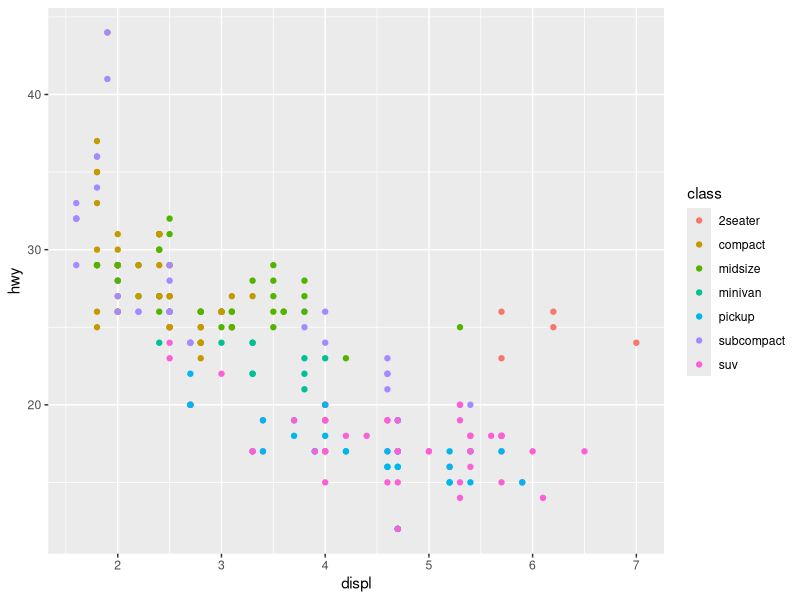
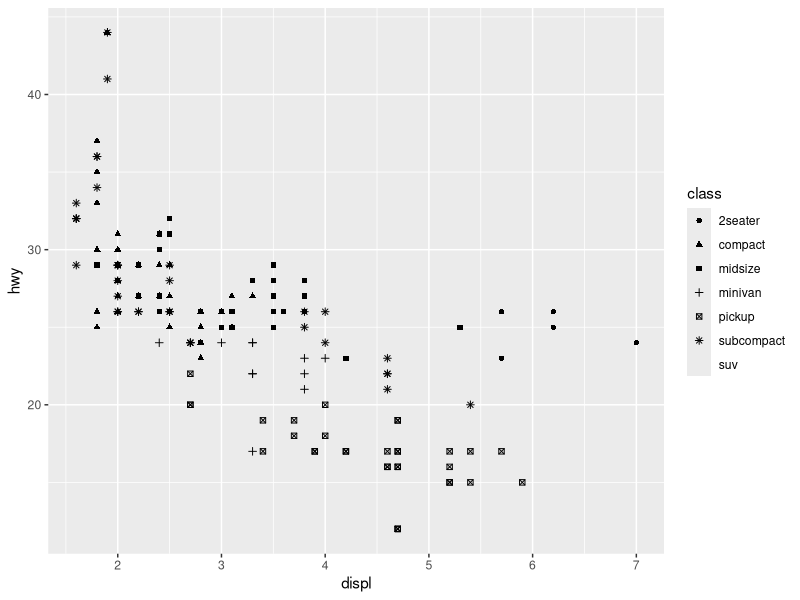
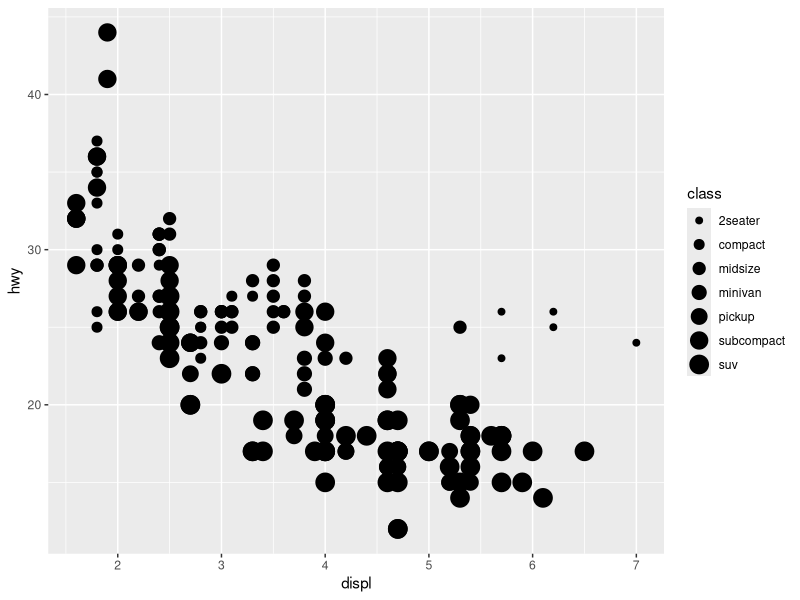
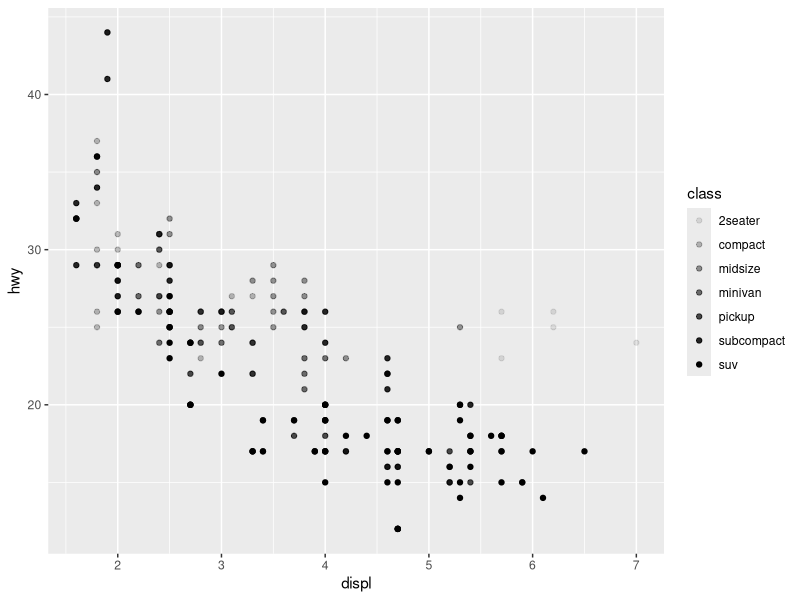
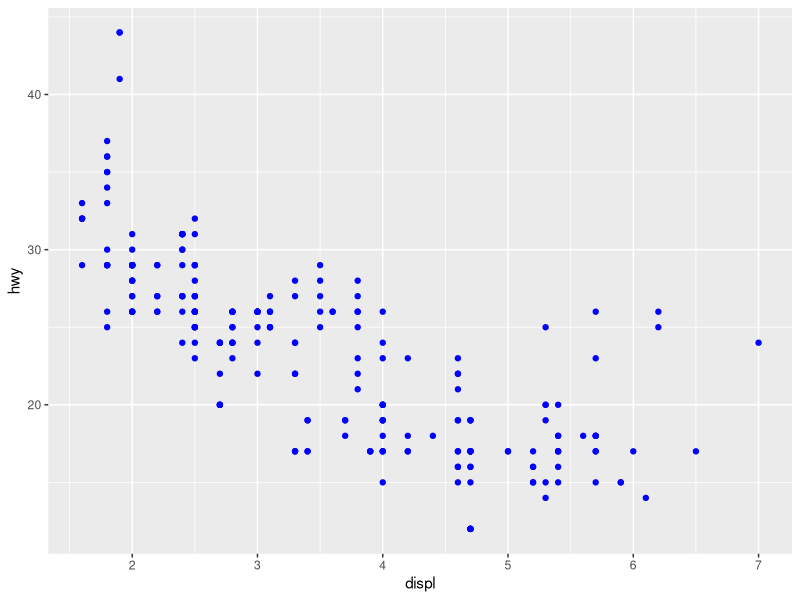
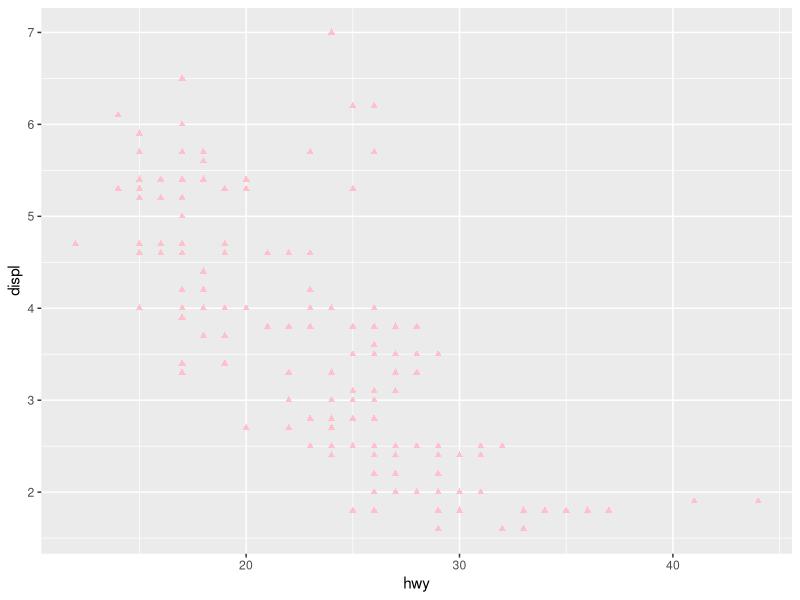
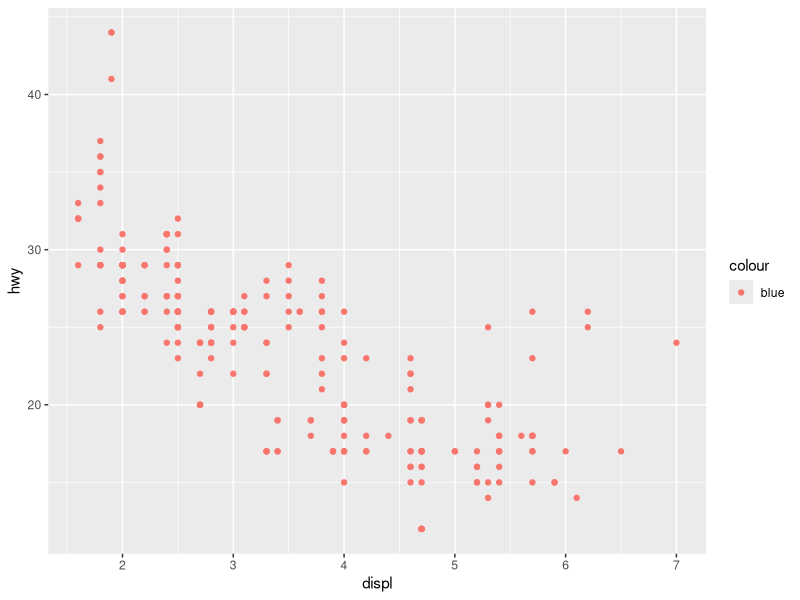
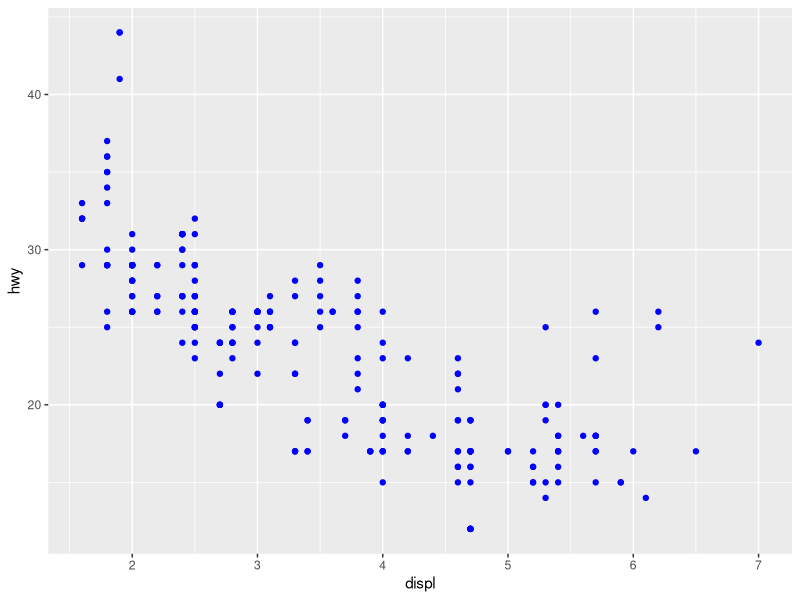

Generate these figures, in order, with R:
#####################################
###                               ###
###         Capítulo 9            ###
###            Capas              ### 
###                               ###
#####################################

library(tidyverse)

mpg # produce:
# A tibble: 234 × 11
#  manufacturer model     displ  year   cyl trans drv     cty   hwy fl   
#  <chr>        <chr>     <dbl> <int> <int> <chr> <chr> <int> <int> <chr>
#1 audi         a4          1.8  1999     4 auto… f        18    29 p    
#2 audi         a4          1.8  1999     4 manu… f        21    29 p    
#3 audi         a4          2    2008     4 manu… f        20    31 p    
#4 audi         a4          2    2008     4 auto… f        21    30 p    
# NOTA: el marco de datos mpg tiene 234 observaciones o filas sobre
# 38 modelos de automóviles
#View(mpg) # produce: a new window with dataframe

# Entre las variables de mpg tenemos:
# 1. displ: Cilindrada del coche en litros. Variable numérica
# 2. hwy: Eficiencia de combustible de un auto en carretera. En millas
#    por galón (mpg). Un auto con baja eficiencia de combustible 
#    consume más combustible al recorrer la misma distancia queun auto 
#    con alta eficiencia. Variable numérica
# 3. class: tipo de coche, es una variable categórica.

# Relación entre displ y hwy para varios class tipos de autos
ggplot(mpg, aes(x = displ, y = hwy, color = class)) + 
  geom_point()
# Significa que un auto con mayor cilindrada (displ) tiene menor 
# eficiencia de combustible (hwy)
ggplot(mpg, aes(x = displ, y = hwy, shape = class)) + 
  geom_point()
# Cuando class se asigna a shape se obtienen dos advertencias:
# 1: La paleta de formas puede manejar un máximo de 6 valores 
# discretos porque más de 6 se vuelve difícil de discriminar; usted 
# tiene 7.
# 2: Se eliminaron 62 filas que contenían valores faltantes 
# (geom_point()). Son 62 filas que se eliminaron porque contenían
# el séptimo tipo de auto, suv que no se grafica.

# Diagrama de dispersión con puntos de tamaños diferentes
ggplot(mpg, aes(x = displ, y = hwy, size = class)) + 
  geom_point() # produce:
# Using size for a discrete variable is not advised. 
# Diagrama de dispersión con puntos grises de opacidad distinta
ggplot(mpg, aes(x = displ, y = hwy, alpha = class)) + 
  geom_point() # produce:
# Using alpha for a discrete variable is not advised. 

# Lograr que todos los puntos sean azules
ggplot(mpg, aes(x = displ, y = hwy)) + 
  geom_point(color = "blue")

########################
###
### 9.2.1 Ejercicios
###
########################

# 1. Crea un diagrama de dispersión de hwyvs  displdonde los puntos 
# estén rellenos de rosa en los triángulos.
ggplot(mpg, aes(x = hwy, y = displ)) + 
  geom_point(shape = "triangle", color = "pink")

# 2. ¿Por qué el siguiente código no generó un gráfico con puntos azules?
ggplot(mpg) + 
  geom_point(aes(x = displ, y = hwy, color = "blue"))
# El color específico debe establecerse por fuera del mapeo estético
# Debe ser algo como: 
ggplot(mpg, aes(x = displ, y = hwy)) +
  geom_point(color = "blue")

# 3. ¿Qué strokehace la estética? ¿Con qué formas funciona? (Pista: 
# usa ?geom_point)
?geom_point
# Parecería que stroke controla el ancho de los puntos
ggplot(mpg, aes(x = displ, y = hwy, stroke = 0.5)) +
  geom_point()

# 4. ¿Qué ocurre si asignas una estética a algo distinto del nombre 
# de una variable, como aes(color = displ < 5)? Ten en cuenta que 
# también deberás especificar x e y.
ggplot(mpg, aes(x = displ, y = hwy, color = displ < 5)) +
  geom_point()
# Es interesante que si se le asigna una condición a una estética,
# esta estética cambia según la categoría TRUE y FALSE

# Crear un diagrama de dispersión 
ggplot(mpg, aes(x = displ, y = hwy)) +
  geom_point()
# Crear una linea suave
ggplot(mpg, aes(x = displ, y = hwy)) +
  geom_smooth()
# Crear un diagrama de dispersión y una línea suave
ggplot(mpg, aes(x = displ, y = hwy)) +
  geom_point() + 
  geom_smooth()

# Separar las líneas suaves según la variable drv (tipo de tracción)
ggplot(mpg, aes(x = displ, y = hwy, shape = drv)) +
  geom_smooth()
# Lo que resulta un poco extraño

# Separar las líneas suaves según la variable drv (tipo de tracción)
# Y mostrarlas como tiós de líneas diferentes
ggplot(mpg, aes(x = displ, y = hwy, linetype = drv)) +
  geom_smooth()
# Aquí ya aparece el tipo de transimisión f para transmisión delantera,
# (o front) , r para transmisión trasera, y 4 para transmisión en 
# las 4 llantas

# Se puede clarificar con el siguiente gráfico
ggplot(mpg, aes(x = displ, y = hwy, color = drv)) +
  geom_point() +
  geom_smooth(aes(linetype = drv))
# Esto también sería aceptable
ggplot(mpg, aes(x = displ, y = hwy, color = drv)) +
  geom_point() +
  geom_smooth(aes(shape = drv))
# Pero sería lo mismo que no poner nada en geom_smooth
ggplot(mpg, aes(x = displ, y = hwy, color = drv)) +
  geom_point() +
  geom_smooth()

# Se puede agrupar e distintas líneas suaves
ggplot(mpg, aes(x = displ, y = hwy)) +
  geom_smooth(aes(group = drv))
# El problema con la estética group es que no pone leyendas así que
# no se sabe a que nos referimos
#Por eso se podría agrupar con la estética linetype
ggplot(mpg, aes(x = displ, y = hwy)) +
  geom_smooth(aes(linetype = drv))
# Aquí vemos que ya se pueden ver las leyendas del tipo de tracción
# f, r y 4
# También la estética color es una buena opción si se necesita ver las 
# leyendas:
ggplot(mpg, aes(x = displ, y = hwy)) +
  geom_smooth(aes(color = drv))

# Mostrar diferentes estéticas en distintas capas
ggplot(mpg, aes(x = displ, y = hwy)) +
  geom_point(aes(color = class)) +
  geom_smooth()

ggplot(mpg, aes(x = displ, y = hwy)) +
  geom_point() +
  geom_point(
    data = mpg |> filter(class == "2seater" ), # esto es como decir:
           # filter(mpg, class == "2seater")
    color = "red"
  ) + # Hasta aquí se dibuja una capa con puntos rojos para la class
      # "2seater"
  geom_point(
    data = mpg |> filter(class == "2seater" ),
    shape = "circle open", size = 3, color = "red"
  ) # Esta capa pone una capa adicional donde se dibujan unos circulos
    # abiertos (relleno transparente y borde rojo) de 3 pixeles sobre los
    # puntos rojos de la anterior capa

?mpg
# hwy : millas por galón en carretera
# Mostrar histograma para hwy (millas por galón en carretera)
ggplot(mpg, aes(x = hwy)) +
  geom_histogram(binwidth = 2)
# revela que la distribución del kilometraje en carretera es bimodal
# Mostrar gráfico de densidad para hwy (millas por galón en carretera)
ggplot(mpg, aes(x = hwy)) +
  geom_density()
# revela que la distribución del kilometraje en carretera es bimodal
# Mostrar diagrama de caja para hwy (millas por galón en carretera)
ggplot(mpg,aes(x = hwy)) +
  geom_boxplot()
# revela que hay dos valores atípicos

# Mostrar gráfico de crestas (densidad) según tipo de tracción
library(ggridges)
ggplot(mpg, aes(x = hwy, y = drv, color = drv, fill = drv)) +
  geom_density_ridges(alpha = 0.5)
  #geom_density_ridges(alpha = 0.5, show.legend = FALSE)

########################
###
### 9.3.1 Ejercicios
###
########################

# 1. ¿Qué geometría usarías para dibujar un gráfico de líneas? 
# ¿Un diagrama de caja? ¿Un histograma? ¿Un gráfico de áreas?
# Gráfico de líneas : geom_smooth
# Diagrama de caja : geom_boxplot
# Histrograma : geom_histogram
# gráfico de áreas : geom_density (en las respuestas dice geom_area)

# 2. Anteriormente en este capítulo usamos show.legend sin explicarlo:
ggplot(mpg, aes(x = displ, y = hwy)) +
  #geom_smooth(aes(color = drv), show.legend = FALSE)
  geom_smooth(aes(color = drv))
# ¿Qué show.legend = FALSE hace aquí? ¿Qué pasa si lo eliminas? ¿Por 
# qué crees que lo usamos antes?
# Lo que hace la estética color es crear varias líneas de distintos 
# colores dependiendo del tipo de tracción (drv). Sin embargo por
# defecto el tipo de tracción y su color deben tener una leyeda 
# explicativa. Con show.legend = FALSE  esta leyenda desaparece.
# Si quito show.legend debería aparecer la leyenda con los 3 tipos de 
# tracción. Pienso que se usa para contrastar con la estética group
# que por defecto no muestra las leyendas de las diferente líneas
# que se muestran según el tipo de tracción.

# 3. ¿Qué pretende el se argumento geom_smooth()?
?geom_smooth() # se : Display confidence band around smooth
ggplot(mpg, aes(x = displ, y = hwy)) +
  #geom_smooth(aes(color = drv), show.legend = FALSE)
  geom_smooth(aes(color = drv, se = FALSE)) # asignando FALSE a se,
  # igual sigue mostrando el intervalo de confianza, no entiendo.

# 4. Recree el código R necesario para generar los siguientes 
# gráficos. Tenga en cuenta que siempre que se use una variable 
# categórica en el gráfico, es drv.
# a)
ggplot(mpg, aes(x = displ, y = hwy)) +
  geom_point() +
  geom_smooth()
# b) 
ggplot(mpg, aes(x = displ, y = hwy)) +
  geom_point() +
  geom_smooth(aes(group = drv))
# c)
ggplot(mpg, aes(x = displ, y = hwy, color = drv)) +
  geom_point() +
  geom_smooth()
# d)
ggplot(mpg, aes(x = displ, y = hwy)) +
  geom_point(aes(color = drv)) +
  geom_smooth()
# e)
ggplot(mpg, aes(x = displ, y = hwy)) +
  geom_point(aes(color = drv)) +
  geom_smooth(aes(linetype = drv))
# f) 
ggplot(mpg, aes(x = displ, y = hwy)) +
  geom_point(shape = "circle", color = "white", size = 5) +
  geom_point(aes(color = drv)) #+
  #geom_point(shape = "circle", color = "white")

# Mostrar el desplazamiento (displ) del motor relacionado con el 
# kilometraje por galón de gasolina en carretera (hwy), en 4 
# gráficos distintos según el número de cilindros 
ggplot(mpg, aes(x = displ, y = hwy)) +
  geom_point() +
  facet_wrap(~cyl) # cyl : número de cilindros
?mpg # cyl : significa número de cilindros

# Facetar con dos variables gracias a facet_grid
ggplot(mpg, aes(x = displ, y = hwy)) +
  geom_point() +
  facet_grid(drv ~ cyl)

# Facetar con dos variables pero liberar la escala (que no sea la 
# misma en x e y). 
ggplot(mpg, aes(x = displ, y = hwy)) +
  geom_point() +
  facet_grid(drv ~ cyl, scales = "free")

########################
###
### 9.4.1 Ejercicios
###
########################

# 1. ¿Qué pasa si se hace una faceta sobre una variable continua?
# Tal vez tome infinito números de cuadros. Sin embargo en la práctica
# parece que hay una faceta por cada valor único de la variable 
# continua. Así:
ggplot(mpg, aes(x = drv, y = cyl)) + 
  geom_point() +
  facet_wrap(~hwy)

# 2. ¿Qué significan las celdas vacías en el gráfico anterior 
# facet_grid(drv ~ cyl)? Ejecute el siguiente código. 
ggplot(mpg) + 
  geom_point(aes(x = drv, y = cyl))
# ¿Cómo se relacionan con el gráfico resultante?
# Gráfico anterior:
ggplot(mpg, aes(x = displ, y = hwy)) +
  geom_point() +
  facet_grid(drv ~ cyl)
# Significa que no hay, en la data, autos con tracción en las 4
# ruedas y 5 cilindros y tambpoco hay autos con tracción trasera
# de 4 y 5 cilindros.
# Este código
ggplot(mpg) + 
  geom_point(aes(x = drv, y = cyl))
# Muestra que drv y cyl no son variables continuas y todos los
# autos se acumulan en puntos muy específicos dónde se nota claramente
# que no hay autos de 7 cilindros, ni autos con tracción en las 4
# ruedas y 5 cilindros y tambpoco hay autos con tracción trasera
# de 4 y 5 cilindros.

# 3. ¿Qué gráficos crea el siguiente código? ¿Qué . hace?
ggplot(mpg) + 
  geom_point(aes(x = displ, y = hwy)) +
  facet_grid(drv ~ .) # Crea 3 facetas horizontales
  #facet_grid(~drv) # Crea 3 facetas verticales (por defecto)
# Crea varias facetas horizontales según el tipo de tracción. No sé
# que hace el punto. Pero el libro de soluciones dice que en este 
# caso el punto (.) significa no gacer facetas entre columnas. 
#
ggplot(mpg) + 
  geom_point(aes(x = displ, y = hwy)) +
  facet_grid(. ~ cyl) # crea 4 facetas verticales
  #facet_grid(~cyl) # también crea 4 facetas verticales
# Crea varias facetas verticales; el libro de soluciones dice que
# el punto significa no hacer facetas entre filas.
# Es decir, el punto parece que significa mantener todo junto

# 4. Tomemos la primera gráfica facetada de esta sección:
ggplot(mpg) + 
  geom_point(aes(x = displ, y = hwy)) + 
  facet_wrap(~ cyl, nrow = 2)
# ¿Cuáles son las ventajas de usar facetas en lugar de la estética 
# del color? ¿Cuáles son las desventajas? ¿Cómo podría cambiar el 
# equilibrio si se tuviera un conjunto de datos más grande?
ggplot(mpg, aes(color = cyl)) + 
  geom_point(aes(x = displ, y = hwy))
# El problema es que hay un número espcífico de número de cilindros
# sólo (4, 5, 6 y 8) pero la estética de color pinta como si cyl
# fuera una variable continua (decimales infinitos) pero en la realidad
# cyl es más como una categoría. enotnces la estética de colores
# es un poco confusa, en cambio las facetas son 4 bien limitadas.
# Yo no veo desventajas, pero el libro dice que la desventaja es
# que no se pueden comparar las clases entre si cuando están en 
# gráficos separados.
# Esta es un opción combinada pero igual sigue facetada y no mitiga 
# el problema de que es difícil comparar al mismo tiempo:
ggplot(mpg) + 
  geom_point(aes(x = displ, y = hwy, color = cyl)) + 
  facet_wrap(~ cyl, nrow = 2)
# La opción del libro es, sin facetas, resaltar solo un valor en cada
# capa. Misolución sería esto:
ggplot(mpg, aes(x = displ, y = hwy)) + 
  geom_point(color = "gray") +
  geom_point(
    data = mpg |> filter(cyl == 6),
    color = "red"
  ) +
  geom_point(
    data = mpg |> filter(cyl == 8),
    color = "green"
  ) +
  geom_point(
    data = mpg |> filter(cyl == 4),
    color = "black"
  )+
  geom_point(
    data = mpg |> filter(cyl == 5),
    color = "blue"
  )
# No es una opción elegante porque crece demasiado. Tal vez la solución
# correcta es tranformar el tipo de valor de continuo a categórico,
# a menos que el número de cilindros se necesite para algún cálculo.

# 5. Read ?facet_wrap. What does nrow do? What does ncol do? What 
# other options control the layout of the individual panels? Why 
# doesn’t facet_grid() have nrow and ncol arguments?
?facet_wrap # produce:
#[...]
# nrow, ncol: Number of rows and columns.
# dir : Direction: either "h" for horizontal, the default, or "v", 
# for vertical
#[...]
?facet_grid
# parece que facet_grid sí tiene los argumentos rows y cols pero
# no se usan igual que nrow y ncol porque la grid o grilla se usa
# para mostrar 2 variables entonces ya tiene un ncol y nrow 
# implícitos por el número del tipo de valores que tiene cada una
# de las 2 variables que forman la grilla. En cambio facet_wrap no
# es para 2 variables sino 1 sola

# 6. ¿Cuál de las siguientes gráficas facilita la comparación del
# tamaño del motor ( displ) en coches con diferentes transmisiones? 
# ¿Qué indica esto sobre cuándo colocar una variable de facetado 
# en filas o columnas?
?mpg
# displ: tamaño del motor
# Muestra 3 facetas horizontales
ggplot(mpg, aes(x = displ)) + 
  geom_histogram() + 
  facet_grid(drv ~ .)
# Muestra 3 facetas verticales
ggplot(mpg, aes(x = displ)) + 
  geom_histogram() +
  facet_grid(. ~ drv)
# Es más fácil entender la relación entre el tamaño del motor y 
# el tipo de tracción con el facetado horizontal (drv ~ .) porque
# me permite comparar la cantidad de autos por tipo de transmisión 
# y tracción. Con el facetado vertical sólo es más difícil intuir 
# alguna conclusión.

# 7. Recrea la siguiente gráfica usando facet_wrap()en lugar de 
# facet_grid(). ¿Cómo cambian las posiciones de las etiquetas de 
# las facetas?
ggplot(mpg) + 
  geom_point(aes(x = displ, y = hwy)) +
  facet_grid(drv ~ .)
# facet_grid crea 3 facetas horizontales (posición de las etiquetas)
ggplot(mpg) + 
  geom_point(aes(x = displ, y = hwy)) +
  facet_wrap(drv ~ .)
# facet_wrap crea tres facetas verticales (posición de las etiquetas)

